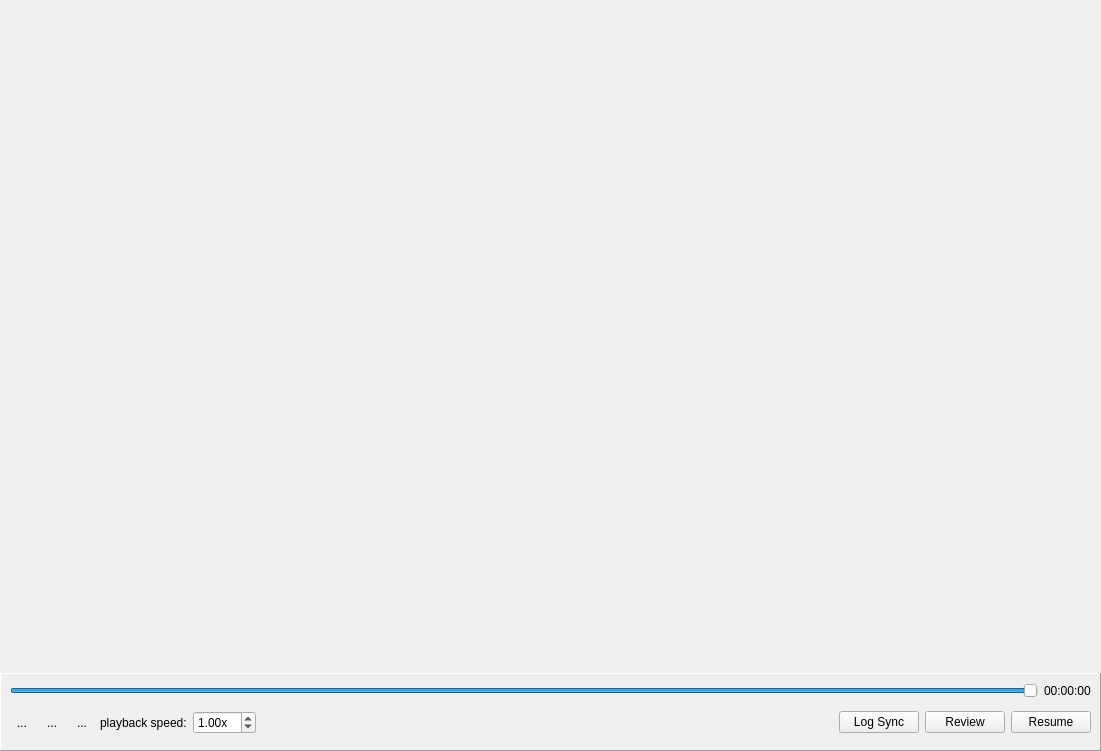
<?xml version="1.0" encoding="UTF-8"?>
<ui version="4.0">
 <class>Form</class>
 <widget class="QWidget" name="Form">
  <property name="geometry">
   <rect>
    <x>0</x>
    <y>0</y>
    <width>1101</width>
    <height>751</height>
   </rect>
  </property>
  <property name="windowTitle">
   <string>Video Player</string>
  </property>
  <layout class="QVBoxLayout" name="verticalLayout_2">
   <property name="spacing">
    <number>0</number>
   </property>
   <property name="margin">
    <number>0</number>
   </property>
   <item>
    <widget class="QWidget" name="mainWidget" native="true">
     <property name="sizePolicy">
      <sizepolicy hsizetype="Expanding" vsizetype="Expanding">
       <horstretch>0</horstretch>
       <verstretch>0</verstretch>
      </sizepolicy>
     </property>
     <layout class="QVBoxLayout" name="verticalLayout">
      <property name="margin">
       <number>0</number>
      </property>
     </layout>
    </widget>
   </item>
   <item>
    <widget class="QWidget" name="controlsFrame" native="true">
     <layout class="QVBoxLayout" name="verticalLayout_3">
      <property name="spacing">
       <number>6</number>
      </property>
      <property name="margin">
       <number>0</number>
      </property>
      <item>
       <widget class="QFrame" name="frame">
        <property name="frameShape">
         <enum>QFrame::Panel</enum>
        </property>
        <property name="frameShadow">
         <enum>QFrame::Raised</enum>
        </property>
        <layout class="QVBoxLayout" name="verticalLayout_4">
         <item>
          <widget class="QWidget" name="playbackSliderFrame" native="true">
           <layout class="QHBoxLayout" name="horizontalLayout_3">
            <property name="margin">
             <number>0</number>
            </property>
            <item>
             <widget class="QSlider" name="slider">
              <property name="sizePolicy">
               <sizepolicy hsizetype="Expanding" vsizetype="Fixed">
                <horstretch>1</horstretch>
                <verstretch>0</verstretch>
               </sizepolicy>
              </property>
              <property name="focusPolicy">
               <enum>Qt::StrongFocus</enum>
              </property>
              <property name="maximum">
               <number>3599</number>
              </property>
              <property name="value">
               <number>3599</number>
              </property>
              <property name="sliderPosition">
               <number>3599</number>
              </property>
              <property name="orientation">
               <enum>Qt::Horizontal</enum>
              </property>
              <property name="invertedAppearance">
               <bool>false</bool>
              </property>
              <property name="invertedControls">
               <bool>false</bool>
              </property>
              <property name="tickPosition">
               <enum>QSlider::NoTicks</enum>
              </property>
             </widget>
            </item>
            <item>
             <widget class="QLabel" name="timeLabel">
              <property name="sizePolicy">
               <sizepolicy hsizetype="Preferred" vsizetype="Preferred">
                <horstretch>0</horstretch>
                <verstretch>0</verstretch>
               </sizepolicy>
              </property>
              <property name="text">
               <string>00:00:00</string>
              </property>
             </widget>
            </item>
           </layout>
          </widget>
         </item>
         <item>
          <layout class="QHBoxLayout" name="horizontalLayout_2">
           <item>
            <widget class="QWidget" name="playbackControlsFrame" native="true">
             <layout class="QHBoxLayout" name="horizontalLayout_4">
              <property name="margin">
               <number>0</number>
              </property>
              <item>
               <widget class="QToolButton" name="seekBackwardButton">
                <property name="text">
                 <string>...</string>
                </property>
                <property name="icon">
                 <iconset resource="images/resources.qrc">
                  <normaloff>:/images/media/media-seek-backward.png</normaloff>:/images/media/media-seek-backward.png</iconset>
                </property>
                <property name="iconSize">
                 <size>
                  <width>32</width>
                  <height>32</height>
                 </size>
                </property>
                <property name="autoRaise">
                 <bool>true</bool>
                </property>
               </widget>
              </item>
              <item>
               <widget class="QToolButton" name="playButton">
                <property name="toolTip">
                 <string>Play</string>
                </property>
                <property name="text">
                 <string>...</string>
                </property>
                <property name="icon">
                 <iconset resource="images/resources.qrc">
                  <normaloff>:/images/media/media-playback-start.png</normaloff>:/images/media/media-playback-start.png</iconset>
                </property>
                <property name="iconSize">
                 <size>
                  <width>32</width>
                  <height>32</height>
                 </size>
                </property>
                <property name="popupMode">
                 <enum>QToolButton::DelayedPopup</enum>
                </property>
                <property name="autoRaise">
                 <bool>true</bool>
                </property>
               </widget>
              </item>
              <item>
               <widget class="QToolButton" name="seekForwardButton">
                <property name="text">
                 <string>...</string>
                </property>
                <property name="icon">
                 <iconset resource="images/resources.qrc">
                  <normaloff>:/images/media/media-seek-forward.png</normaloff>:/images/media/media-seek-forward.png</iconset>
                </property>
                <property name="iconSize">
                 <size>
                  <width>32</width>
                  <height>32</height>
                 </size>
                </property>
                <property name="autoRaise">
                 <bool>true</bool>
                </property>
               </widget>
              </item>
              <item>
               <widget class="QLabel" name="label_2">
                <property name="text">
                 <string>playback speed:</string>
                </property>
               </widget>
              </item>
              <item>
               <widget class="QDoubleSpinBox" name="playbackSpeedSpin">
                <property name="prefix">
                 <string/>
                </property>
                <property name="suffix">
                 <string>x</string>
                </property>
                <property name="minimum">
                 <double>0.010000000000000</double>
                </property>
                <property name="singleStep">
                 <double>0.250000000000000</double>
                </property>
                <property name="value">
                 <double>1.000000000000000</double>
                </property>
               </widget>
              </item>
             </layout>
            </widget>
           </item>
           <item>
            <spacer name="horizontalSpacer">
             <property name="orientation">
              <enum>Qt::Horizontal</enum>
             </property>
             <property name="sizeHint" stdset="0">
              <size>
               <width>436</width>
               <height>37</height>
              </size>
             </property>
            </spacer>
           </item>
           <item>
            <widget class="QPushButton" name="logSyncButton">
             <property name="text">
              <string>Log Sync</string>
             </property>
            </widget>
           </item>
           <item>
            <widget class="QPushButton" name="reviewButton">
             <property name="text">
              <string>Review</string>
             </property>
            </widget>
           </item>
           <item>
            <widget class="QPushButton" name="resumeButton">
             <property name="text">
              <string>Resume</string>
             </property>
            </widget>
           </item>
          </layout>
         </item>
        </layout>
       </widget>
      </item>
     </layout>
    </widget>
   </item>
  </layout>
 </widget>
 <resources>
  <include location="images/resources.qrc"/>
 </resources>
 <connections/>
</ui>
